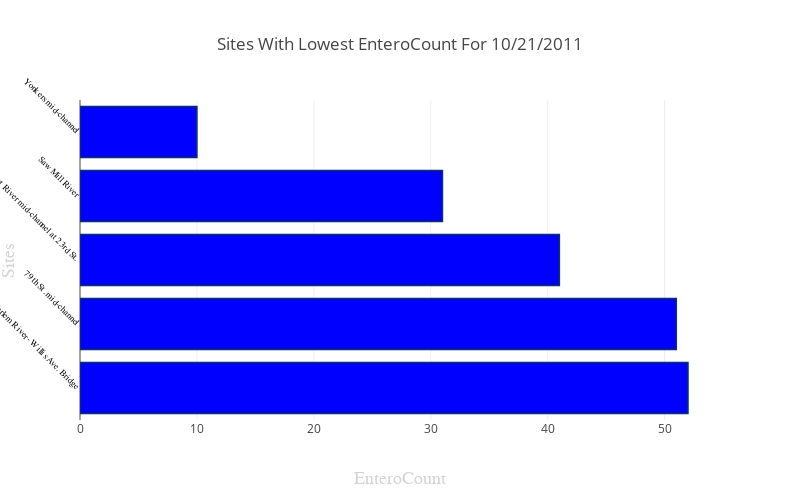
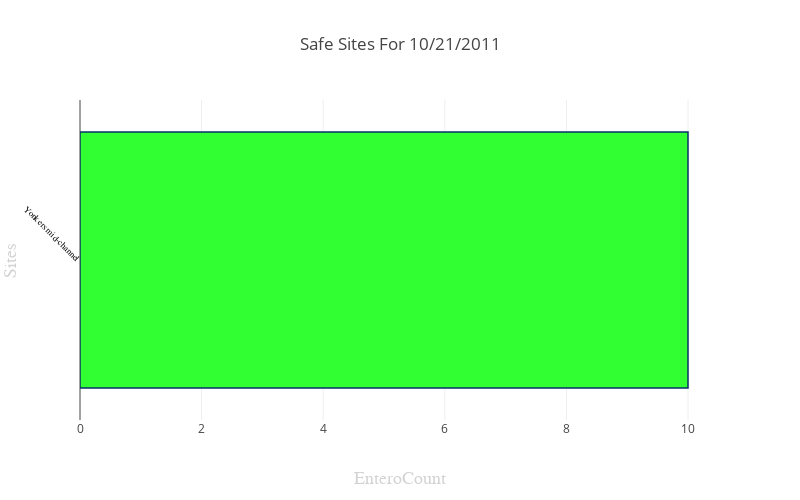

Notebook source saved alongside these figures, in order:
### Code cell
#test for desire date
desireDate='10/21/2011'
getBestSites_ByDate(desireDate)

### Figure 1 — Plotly figure (JSON) as saved in the notebook; plotly's stock layout.template omitted (floating-point values rounded to 4 significant figures)
{"data": [{"marker": {"color": "rgb(0,0,255)", "line": {"color": "rgb(8,48,107)", "width": 1.5}}, "orientation": "h", "type": "bar", "x": [52, 51, 41, 31, 10], "y": ["Harlem River- Willis Ave. Bridge", "79th St. mid-channel", "East River mid-channel at 23rd St.", "Saw Mill River", "Yonkers mid-channel"]}], "layout": {"height": 500, "title": "Sites With Lowest EnteroCount For 10/21/2011", "width": 800, "xaxis": {"title": "EnteroCount", "titlefont": {"color": "lightgrey", "family": "Arial, sans-serif", "size": 18}}, "yaxis": {"showticklabels": true, "tickangle": 45, "tickfont": {"color": "black", "family": "Old Standard TT, serif", "size": 9}, "title": "Sites", "titlefont": {"color": "lightgrey", "family": "Arial, sans-serif", "size": 18}}}}

### Figure 2 — Plotly figure (JSON) as saved in the notebook; plotly's stock layout.template omitted (floating-point values rounded to 4 significant figures)
{"data": [{"marker": {"color": "rgb(50,255,50)", "line": {"color": "rgb(8,48,107)", "width": 1.5}}, "orientation": "h", "type": "bar", "x": [10], "y": ["Yonkers mid-channel"]}], "layout": {"height": 500, "title": "Safe Sites For 10/21/2011", "width": 800, "xaxis": {"title": "EnteroCount", "titlefont": {"color": "lightgrey", "family": "Arial, sans-serif", "size": 18}}, "yaxis": {"showticklabels": true, "tickangle": 45, "tickfont": {"color": "black", "family": "Old Standard TT, serif", "size": 9}, "title": "Sites", "titlefont": {"color": "lightgrey", "family": "Arial, sans-serif", "size": 18}}}}
